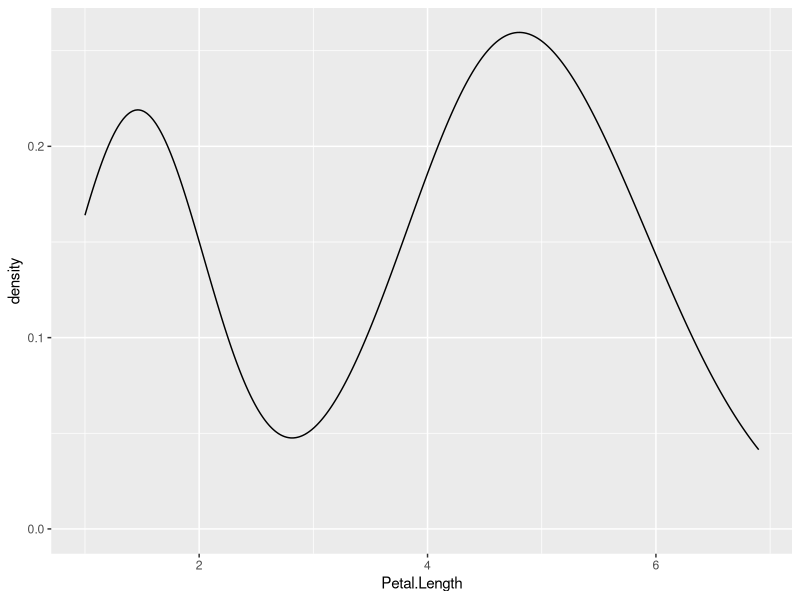
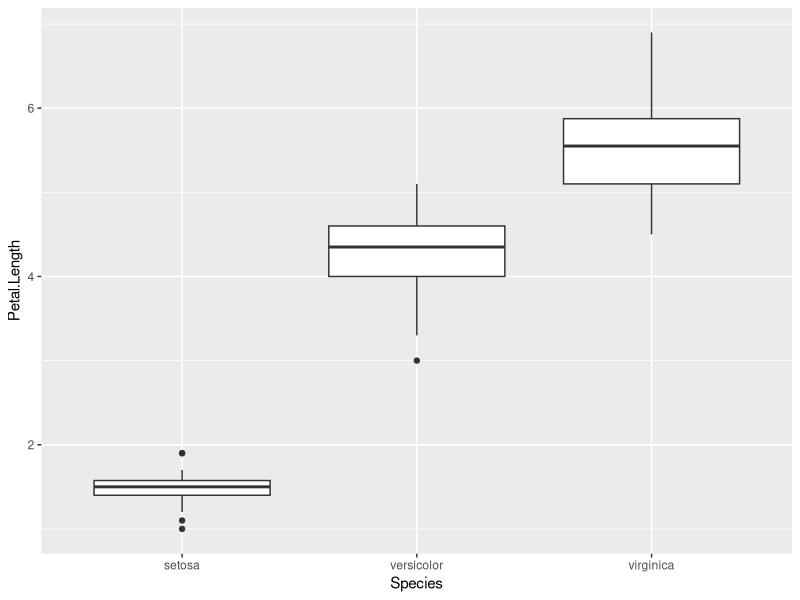
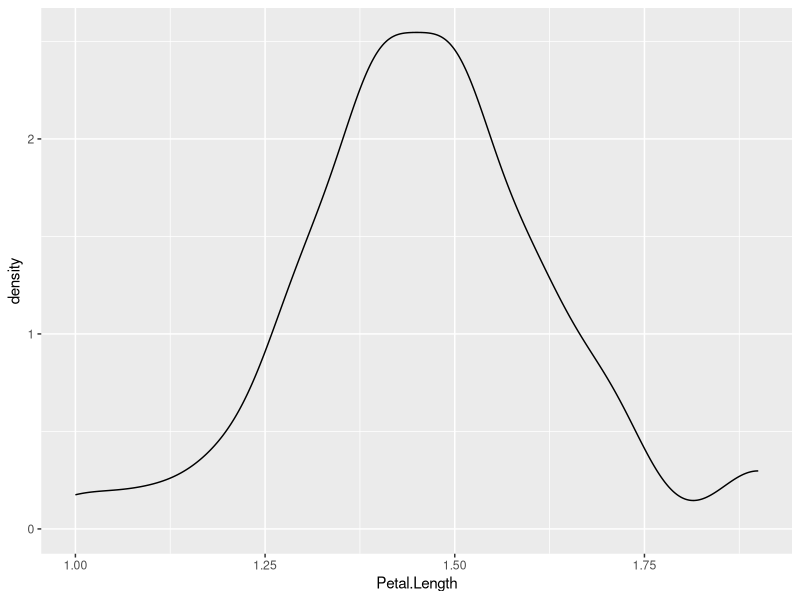

Here is the R script that generated these plots, in order:
## ---- chunk 1

## ---- chunk 2
library(tidyverse)
## ---- chunk 3
iris_data <- as_tibble(iris)
iris_data
## ---- chunk 4
ggplot(iris_data, aes(Petal.Length)) + geom_density()
## ---- chunk 5
ggplot(iris_data, aes(Species, Petal.Length)) + geom_boxplot()

## ---- chunk 6
setosa_only <- filter(iris_data, Species == "setosa")

ggplot(setosa_only, aes(Petal.Length)) + geom_density()

## ---- chunk 7
iris_data <- iris_data %>% mutate(common_name = recode(Species, 
                                                      "setosa" = "bristle-pointed iris",
                                                      "versicolor" = "blue flag",
                                                      "virginica" = "virginia iris"))
## ---- chunk 8
iris_mm <- iris_data %>% mutate(Sepal.Length = Sepal.Length * 10)
